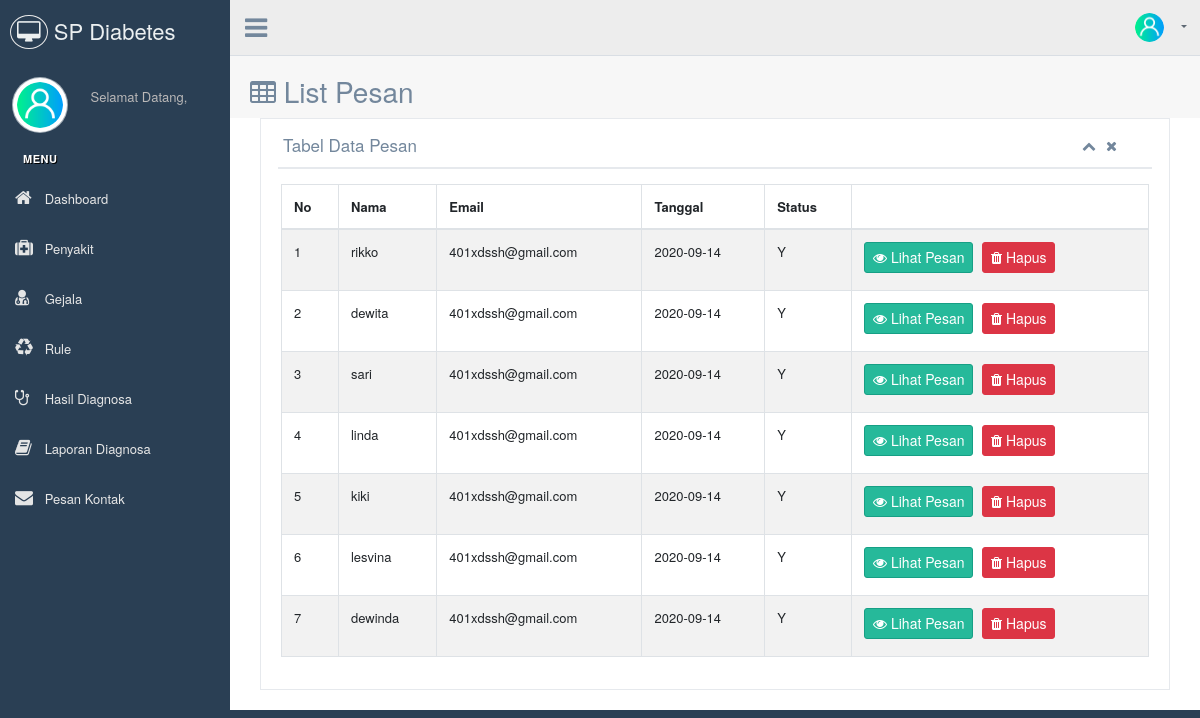
/index.php/admin/pesan_kontak, run on an earlier commit of the app's database.
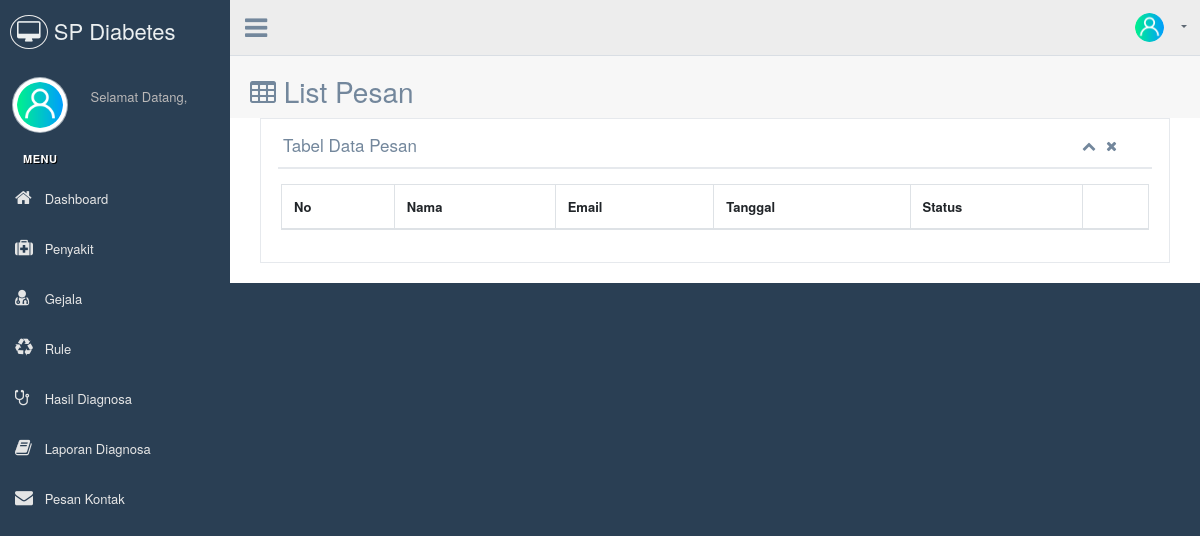
And on a later commit of the database.
### tables this page shows
CREATE TABLE `bukutamu` (
  `id_bukutamu` int(11) NOT NULL,
  `nama` varchar(100) NOT NULL,
  `email` varchar(50) NOT NULL,
  `pesan` text NOT NULL,
  `captcha` char(6) NOT NULL,
  `tanggal` date NOT NULL,
  `publish` enum('Y','N') NOT NULL DEFAULT 'N'
);

### application/controllers/admin.php (called while the page is built, shortened)
<?php
class admin extends CI_Controller
{
    public function __construct()
    {
        $this->load->library('form_validation');
        $this->load->model('m_admin');
    }
    public function pesan_kontak()
    {
        $var['title'] = 'Admin | Pesan Kontak';
        $var['pesan'] = $this->m_admin->get_pesan();
        $var['pesan2'] = $this->m_admin->get_pesan();
        $this->load->view('admin/pesan', $var);
    }
}

### index.php (called while the page is built, shortened)
<?php
require_once BASEPATH.'core/CodeIgniter.php';

### application/models/m_admin.php (called while the page is built, shortened)
<?php
class m_admin extends CI_Model
{
    private $tb_pesan = 'bukutamu';
    public function get_pesan()
    {
        return $this->db->get($this->tb_pesan)->result();
    }
}

### application/views/admin/pesan.php (the view, shortened to what this page needs)
<div class="right_col" role="main">
    <div class="page-title">
        <div class="title_left">
            <h3><i class="fa fa-table"></i> List Pesan</h3>
        </div>
    </div>
    <div class="clearfix"></div>
    <div class="col-md-12 col-sm-12 ">
        <div class="x_panel">
            <div class="x_title">
                <h2>Tabel Data Pesan</h2>
                <ul class="nav navbar-right panel_toolbox">
                    <li><a class="collapse-link"><i class="fa fa-chevron-up"></i></a>
                    </li>
                    <li><a class="close-link"><i class="fa fa-close"></i></a>
                    </li>
                </ul>
                <div class="clearfix"></div>
            </div>
            <div class="x_content">
                <div class="row">
                    <div class="col-sm-12">
                        <div class="card-box table-responsive">
                            <table id="datatable" class="table table-striped table-bordered" style="width:100%">
                                <thead>
                                    <tr>
                                        <th>No</th>
                                        <th>Nama</th>
                                        <th>Email</th>
                                        <th>Tanggal</th>
                                        <th>Status</th>
                                        <th></th>
                                    </tr>
                                </thead>
                                <tbody>
                                    <?php $no = 1;
                                    foreach ($pesan as $p) :
                                    ?>
                                        <tr>
                                            <td><?= $no++ ?></td>
                                            <td><?= $p->nama ?></td>
                                            <td><?= $p->email ?></td>
                                            <td><?= $p->tanggal ?></td>
                                            <td><?= $p->publish ?></td>
                                            <td>
                                                <a href="#lihatpesan<?= $p->id_bukutamu ?>" data-toggle="modal" class="btn btn-success btn-sm"><i class="fa fa-eye"></i> Lihat Pesan</a>
                                                <a href="<?= base_url('admin/delete_pesan/' . $p->id_bukutamu) ?>" onclick="return confirm('apakah anda yakin menghapus data?')" class="btn btn-danger btn-sm"><i class="fa fa-trash"></i> Hapus</a>
                                            </td>
                                        </tr>
                                    <?php endforeach; ?>
                                </tbody>
                            </table>
                        </div>
                    </div>
                </div>
            </div>
        </div>
    </div>
</div>

What changed in the data, as far as the page shows it:
removed bukutamu: nama "rikko", email "401xdssh@gmail.com", tanggal "2020-09-14", publish "Y"
removed bukutamu: nama "dewita", email "401xdssh@gmail.com", tanggal "2020-09-14", publish "Y"
removed bukutamu: nama "sari", email "401xdssh@gmail.com", tanggal "2020-09-14", publish "Y"
removed bukutamu: nama "linda", email "401xdssh@gmail.com", tanggal "2020-09-14", publish "Y"
removed bukutamu: nama "kiki", email "401xdssh@gmail.com", tanggal "2020-09-14", publish "Y"
removed bukutamu: nama "lesvina", email "401xdssh@gmail.com", tanggal "2020-09-14", publish "Y"
removed bukutamu: nama "dewinda", email "401xdssh@gmail.com", tanggal "2020-09-14", publish "Y"
